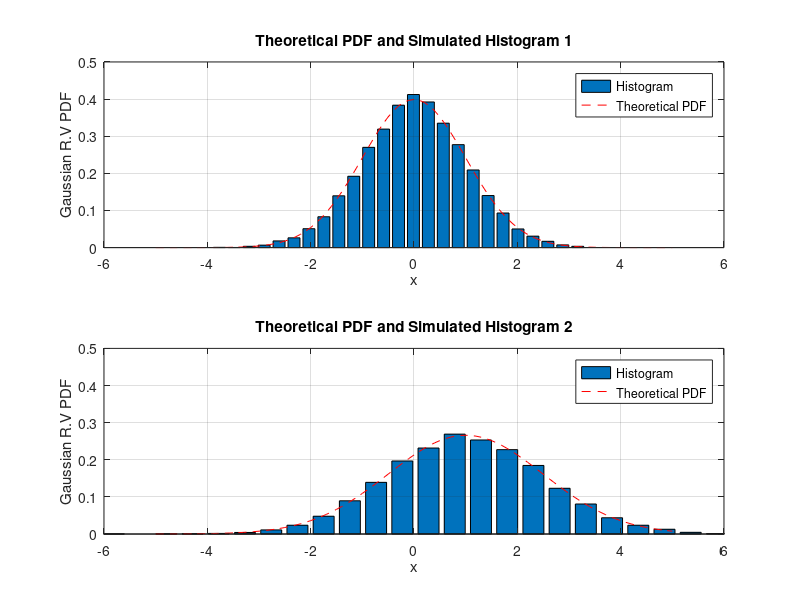

Recreate this plot in MATLAB.
X =-5:0.1:5;% x-axis to plot agaisnt random variable
L=10000; %length of the random vector
bins=25;

% standard normal gausian
mu=0;sigma=1;%mean=0,variance=1
mu1=1;sigma1=1.5;%mean=1,variance=1.5
%random methods
R = randn(1,L)*sigma + mu;
R1 = randn(1,L)*sigma1  + mu1;



% Graph 1
subplot(2,1,1)
[f,x]=hist(R,bins)
bar(x,f/trapz(x,f)); hold on;
%histogram(R,'Normalization','pdf'); %plot estimated pdf from the generated data
%f1_x = pdf('Normal',X,mu,sigma);%theoretical normal probability density
f12_x= (1/sqrt(2*pi*sigma*sigma))* exp((-X.^2)/(2*sigma*sigma));
hold on; plot(X,f12_x,'r--'); %plot computed theoretical PDF
axis([-6 6 0 .5])
hold off; grid on;
% labels of graph1
title('Theoretical PDF and Simulated Histogram 1');
legend('Histogram','Theoretical PDF');
xlabel('x');
ylabel('Gaussian R.V PDF');


% Graph 2
subplot(2,1,2)
[f,x]=hist(R1,bins)
bar(x,f/trapz(x,f)); hold on;
%histogram(R1,'Normalization','pdf');
f2_x= (1/sqrt(2*pi*sigma1*sigma1))* exp((-(X-mu1).^2)/(2*sigma1*sigma1));%plot estimated pdf from the generated data
%f2_x = pdf('Normal',X,mu1,sigma1); %theoretical normal probability density
hold on; plot(X,f2_x,'r--'); %plot computed theoretical PDF
axis([-6 6 0 .5])
hold off; grid on;
% labels of graph2
title('Theoretical PDF and Simulated Histogram 2');
legend('Histogram','Theoretical PDF');
xlabel('x');
ylabel('Gaussian R.V PDF');
